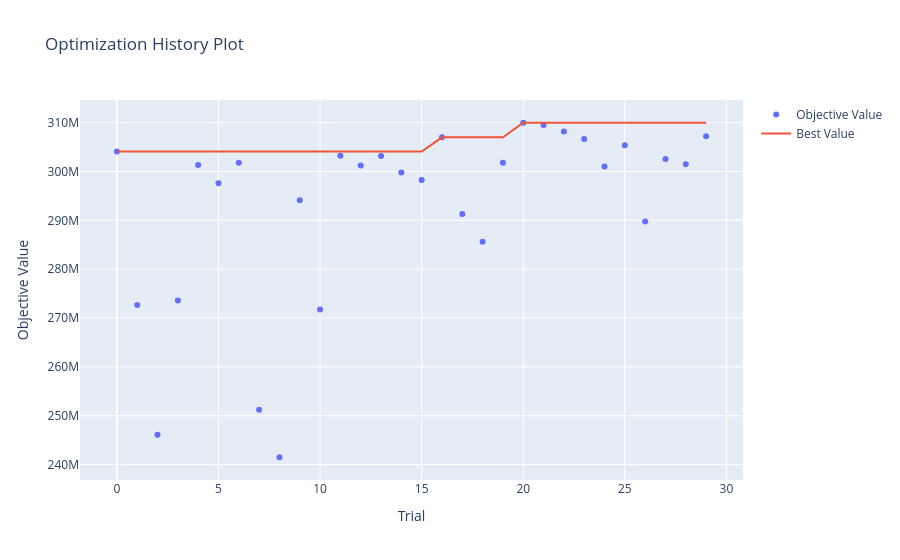
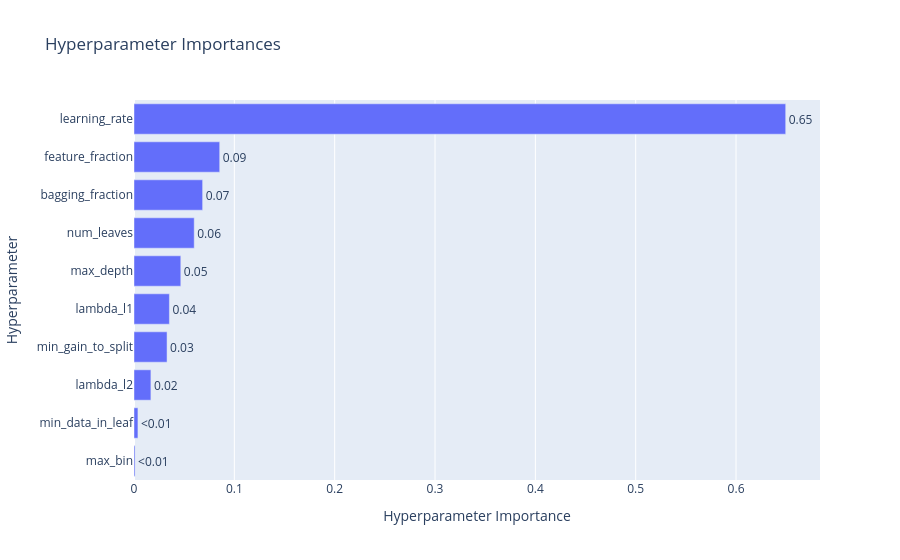
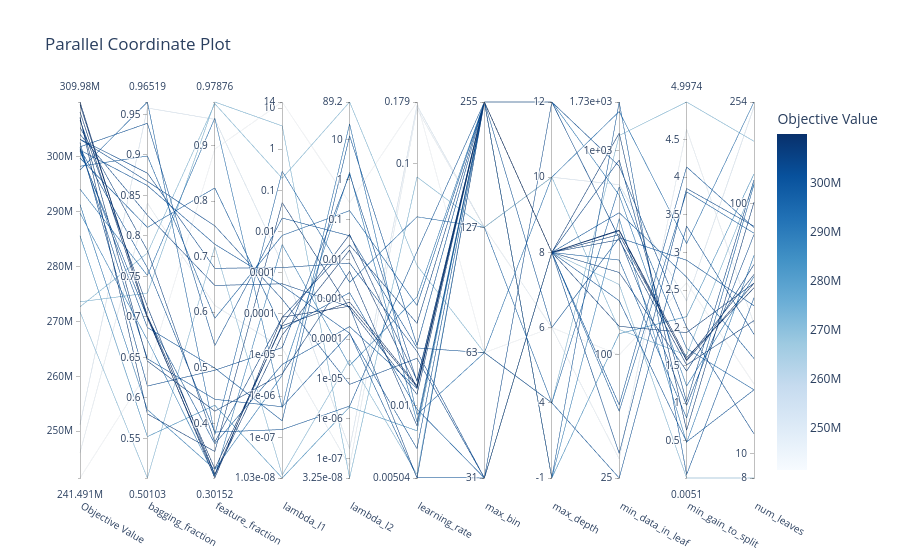
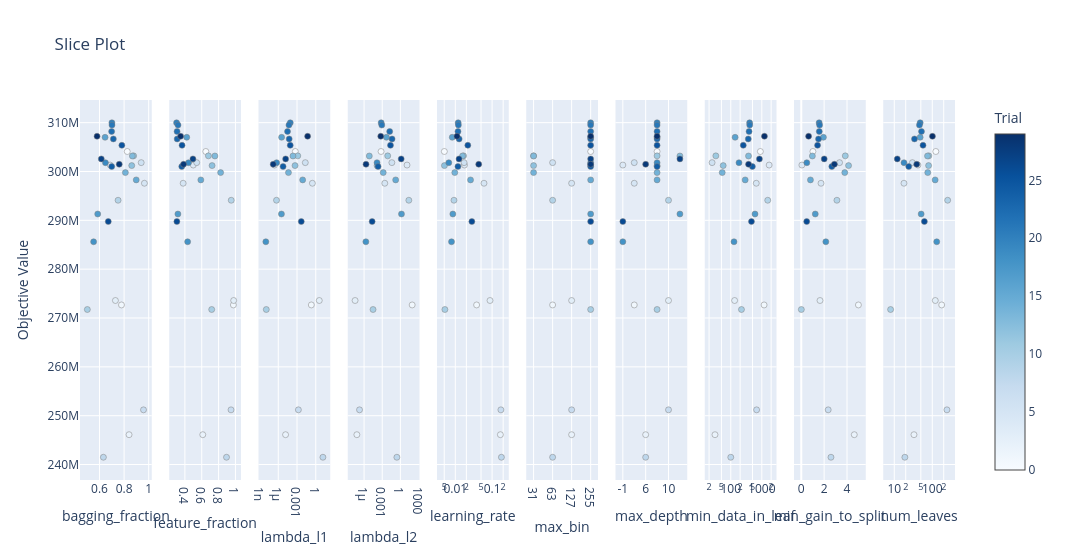

Notebook cell for these charts, in order:
### Markdown cell above
El bloque de anclaje aporta señal, aunque la mejora es moderada:
- Ganancia: 301,64 M → 305,84 M
- Mejora: +4,20 M (+1,39%)
- Mejora promedio positiva en mayo y junio.
- Resultado positivo en 7 de las 10 combinaciones mes-semilla.
- En 3 combinaciones empeoró, por lo que no es una mejora totalmente estable.
- El AUC también mejoró ligeramente en ambos meses.
Decisión: conservar provisionalmente las 13 features. Más adelante haremos una ablación para comprobar que sigan aportando cuando existan lags y otros agregados.
Quedan dos referencias:
- Baseline original: 301,64 M
- Modelo acumulado con anclaje: 305,84 M
El próximo bloque será tarjetas consolidadas: sumar Visa y Master correctamente y construir utilización, holgura, consumo relativo, transacciones totales y principalidad Visa. Primero lo construiremos y auditaremos, sin mezclar pesos con dólares ni usar todavía mpagado.

### Code cell
from optuna.visualization import (
    plot_optimization_history,
    plot_param_importances,
    plot_parallel_coordinate,
    plot_slice,
)

plot_optimization_history(study_base_v3).show()
plot_param_importances(study_base_v3).show()
plot_parallel_coordinate(study_base_v3).show()
plot_slice(study_base_v3).show()

### Figure 1 — Plotly figure (JSON) as saved in the notebook; plotly's stock layout.template omitted (floating-point values rounded to 4 significant figures)
{"data": [{"mode": "markers", "name": "Objective Value", "type": "scatter", "x": [0, 1, 2, 3, 4, 5, 6, 7, 8, 9, 10, 11, 12, 13, 14, 15, 16, 17, 18, 19, 20, 21, 22, 23, 24, 25, 26, 27, 28, 29], "y": [304095000, 272676250, 246111250, 273583750, 301317500, 297591250, 301812500, 251198750, 241491250, 294112500, 271741250, 303201250, 301207500, 303173750, 299777500, 298278750, 306996250, 291293750, 285615000, 301798750, 309980000, 309498750, 308192500, 306666250, 301015000, 305360000, 289753750, 302582500, 301482500, 307216250]}, {"mode": "lines", "name": "Best Value", "type": "scatter", "x": [0, 1, 2, 3, 4, 5, 6, 7, 8, 9, 10, 11, 12, 13, 14, 15, 16, 17, 18, 19, 20, 21, 22, 23, 24, 25, 26, 27, 28, 29], "y": [304095000, 304095000, 304095000, 304095000, 304095000, 304095000, 304095000, 304095000, 304095000, 304095000, 304095000, 304095000, 304095000, 304095000, 304095000, 304095000, 306996250, 306996250, 306996250, 306996250, 309980000, 309980000, 309980000, 309980000, 309980000, 309980000, 309980000, 309980000, 309980000, 309980000]}, {"marker": {"color": "#cccccc"}, "mode": "markers", "name": "Infeasible Trial", "showlegend": false, "type": "scatter", "x": [], "y": []}], "layout": {"title": {"text": "Optimization History Plot"}, "xaxis": {"title": {"text": "Trial"}}, "yaxis": {"title": {"text": "Objective Value"}}}}

### Figure 2 — Plotly figure (JSON) as saved in the notebook; plotly's stock layout.template omitted (floating-point values rounded to 4 significant figures)
{"data": [{"cliponaxis": false, "hovertemplate": ["max_bin (CategoricalDistribution): 0.0010458714541996324<extra></extra>", "min_data_in_leaf (IntDistribution): 0.003924310296163276<extra></extra>", "lambda_l2 (FloatDistribution): 0.016839373040719544<extra></extra>", "min_gain_to_split (FloatDistribution): 0.032939782279816913<extra></extra>", "lambda_l1 (FloatDistribution): 0.03527713005138022<extra></extra>", "max_depth (CategoricalDistribution): 0.0466385448582589<extra></extra>", "num_leaves (IntDistribution): 0.060022659622184955<extra></extra>", "bagging_fraction (FloatDistribution): 0.06840907553070161<extra></extra>", "feature_fraction (FloatDistribution): 0.08540609971117444<extra></extra>", "learning_rate (FloatDistribution): 0.6494971531554004<extra></extra>"], "name": "Objective Value", "orientation": "h", "text": ["<0.01", "<0.01", "0.02", "0.03", "0.04", "0.05", "0.06", "0.07", "0.09", "0.65"], "textposition": "outside", "type": "bar", "x": [0.001046, 0.003924, 0.01684, 0.03294, 0.03528, 0.04664, 0.06002, 0.06841, 0.08541, 0.6495], "y": ["max_bin", "min_data_in_leaf", "lambda_l2", "min_gain_to_split", "lambda_l1", "max_depth", "num_leaves", "bagging_fraction", "feature_fraction", "learning_rate"]}], "layout": {"title": {"text": "Hyperparameter Importances"}, "xaxis": {"title": {"text": "Hyperparameter Importance"}}, "yaxis": {"title": {"text": "Hyperparameter"}}}}

### Figure 3 — Plotly figure (JSON) as saved in the notebook; plotly's stock layout.template omitted (floating-point values rounded to 4 significant figures)
{"data": [{"dimensions": [{"label": "Objective Value", "range": [241491250, 309980000], "values": [303201250, 301207500, 299777500, 303173750, 272676250, 301812500, 241491250, 294112500, 297591250, 246111250, 273583750, 251198750, 301317500, 285615000, 289753750, 301482500, 304095000, 271741250, 298278750, 306996250, 301798750, 309980000, 309498750, 308192500, 306666250, 301015000, 305360000, 307216250, 291293750, 302582500]}, {"label": "bagging_fraction", "range": [0.501, 0.9652], "values": [0.8774, 0.862, 0.8104, 0.8672, 0.7787, 0.939, 0.6316, 0.751, 0.9652, 0.8404, 0.7293, 0.9578, 0.6867, 0.5521, 0.6713, 0.7605, 0.8255, 0.501, 0.8985, 0.6453, 0.6482, 0.7007, 0.7014, 0.6984, 0.7126, 0.6992, 0.7819, 0.5801, 0.5854, 0.6145]}, {"label": "feature_fraction", "range": [0.3015, 0.9788], "values": [0.6792, 0.7226, 0.824, 0.7557, 0.9757, 0.54, 0.8939, 0.9497, 0.3795, 0.6123, 0.9788, 0.9475, 0.4995, 0.4326, 0.305, 0.3843, 0.6483, 0.7181, 0.5892, 0.4219, 0.4433, 0.3015, 0.3183, 0.3071, 0.3083, 0.3631, 0.3664, 0.3493, 0.3171, 0.4956]}, {"label": "lambda_l1", "range": [-7.986, 1.147], "ticktext": ["1.03e-08", "1e-07", "1e-06", "1e-05", "0.0001", "0.001", "0.01", "0.1", "1", "10", "14"], "tickvals": [-7.986, -7, -6, -5, -4, -3, -2, -1, 0, 1, 1.147], "values": [-2.875, -3.313, -4.366, -3.645, -0.7064, -1.671, 1.147, -6.279, -0.5362, -4.828, 0.5659, -2.778, -6.598, -7.986, -2.316, -6.81, -3.268, -7.913, -2.094, -5.459, -6.256, -4.08, -4.288, -4.515, -4.25, -5.227, -4.083, -1.298, -5.49, -4.818]}, {"label": "lambda_l2", "range": [-7.488, 1.951], "ticktext": ["3.25e-08", "1e-07", "1e-06", "1e-05", "0.0001", "0.001", "0.01", "0.1", "1", "10", "89.2"], "tickvals": [-7.488, -7, -6, -5, -4, -3, -2, -1, 0, 1, 1.951], "values": [-2.093, -3.853, -2.836, -5.138, 1.951, -1.408, -0.579, 1.401, -2.576, -7.194, -7.488, -6.753, 1.102, -5.705, -4.666, -5.682, -3.19, -4.52, -0.7768, -2.3, -3.861, -3.174, -3.072, -1.767, -1.372, -3.687, -1.637, -3.239, 0.1831, 0.1341]}, {"label": "learning_rate", "range": [-2.298, -0.7469], "ticktext": ["0.00504", "0.01", "0.1", "0.179"], "tickvals": [-2.298, -2, -1, -0.7469], "values": [-1.776, -2.295, -2.014, -1.804, -1.421, -1.761, -0.7469, -2.036, -1.22, -0.7748, -1.056, -0.761, -1.751, -2.103, -1.55, -1.363, -2.298, -2.282, -1.586, -2.083, -2.177, -1.922, -1.917, -1.927, -1.895, -1.928, -1.66, -1.953, -2.067, -1.899]}, {"label": "max_bin", "range": [0, 3], "ticktext": ["31", "63", "127", "255"], "tickvals": [0, 1, 2, 3], "values": [0, 0, 0, 0, 1, 1, 1, 1, 2, 2, 2, 2, 3, 3, 3, 3, 3, 3, 3, 3, 3, 3, 3, 3, 3, 3, 3, 3, 3, 3]}, {"label": "max_depth", "range": [0, 5], "ticktext": ["-1", "4", "6", "8", "10", "12"], "tickvals": [0, 1, 2, 3, 4, 5], "values": [3, 3, 3, 5, 1, 1, 2, 4, 1, 2, 4, 4, 0, 0, 0, 2, 3, 3, 3, 3, 3, 3, 3, 3, 3, 3, 3, 3, 5, 5]}, {"label": "min_data_in_leaf", "range": [1.398, 3.237], "ticktext": ["25", "100", "1e+03", "1.73e+03"], "tickvals": [1.398, 2, 3, 3.237], "values": [1.519, 1.756, 1.724, 2.572, 3.073, 1.398, 2, 3.191, 2.822, 1.491, 2.124, 2.833, 3.237, 2.104, 2.667, 2.573, 2.953, 2.344, 2.464, 2.14, 2.265, 2.607, 2.611, 2.589, 2.563, 2.695, 2.403, 3.084, 2.781, 2.923]}, {"label": "min_gain_to_split", "range": [0.005149, 4.997], "values": [3.85, 4.136, 3.804, 0.9696, 4.997, 3.349, 2.596, 3.117, 1.726, 4.635, 1.638, 2.355, 0.05081, 2.148, 0.4752, 2.897, 1.018, 0.005149, 0.8026, 1.936, 0.4848, 1.561, 1.603, 1.574, 1.507, 2.672, 1.424, 0.6401, 1.225, 2.006]}, {"label": "num_leaves", "range": [0.9031, 2.405], "ticktext": ["8", "10", "100", "254"], "tickvals": [0.9031, 1, 2, 2.405], "values": [1.908, 1.903, 1.881, 1.875, 2.248, 1.477, 1.279, 2.405, 1.255, 1.519, 2.079, 2.386, 1.623, 2.117, 1.792, 1.591, 2.093, 0.9031, 2.076, 1.681, 1.255, 1.681, 1.663, 1.716, 1.531, 1.38, 1.756, 2.004, 1.708, 1.079]}], "labelangle": 30, "labelside": "bottom", "line": {"color": [303201250, 301207500, 299777500, 303173750, 272676250, 301812500, 241491250, 294112500, 297591250, 246111250, 273583750, 251198750, 301317500, 285615000, 289753750, 301482500, 304095000, 271741250, 298278750, 306996250, 301798750, 309980000, 309498750, 308192500, 306666250, 301015000, 305360000, 307216250, 291293750, 302582500], "colorbar": {"title": {"text": "Objective Value"}}, "colorscale": [[0, "rgb(247,251,255)"], [0.125, "rgb(222,235,247)"], [0.25, "rgb(198,219,239)"], [0.375, "rgb(158,202,225)"], [0.5, "rgb(107,174,214)"], [0.625, "rgb(66,146,198)"], [0.75, "rgb(33,113,181)"], [0.875, "rgb(8,81,156)"], [1, "rgb(8,48,107)"]], "reversescale": false, "showscale": true}, "type": "parcoords"}], "layout": {"title": {"text": "Parallel Coordinate Plot"}}}

### Figure 4 — Plotly figure (JSON) as saved in the notebook; plotly's stock layout.template omitted (floating-point values rounded to 4 significant figures)
{"data": [{"marker": {"color": [0, 1, 2, 3, 4, 5, 6, 7, 8, 9, 10, 11, 12, 13, 14, 15, 16, 17, 18, 19, 20, 21, 22, 23, 24, 25, 26, 27, 28, 29], "colorbar": {"title": {"text": "Trial"}, "x": 1, "xpad": 40}, "colorscale": [[0, "rgb(247,251,255)"], [0.125, "rgb(222,235,247)"], [0.25, "rgb(198,219,239)"], [0.375, "rgb(158,202,225)"], [0.5, "rgb(107,174,214)"], [0.625, "rgb(66,146,198)"], [0.75, "rgb(33,113,181)"], [0.875, "rgb(8,81,156)"], [1, "rgb(8,48,107)"]], "line": {"color": "Grey", "width": 0.5}, "showscale": true}, "mode": "markers", "name": "Feasible Trial", "showlegend": false, "type": "scatter", "x": [0.8255, 0.7787, 0.8404, 0.7293, 0.6867, 0.9652, 0.939, 0.9578, 0.6316, 0.751, 0.501, 0.8774, 0.862, 0.8672, 0.8104, 0.8985, 0.6453, 0.5854, 0.5521, 0.6482, 0.7007, 0.7014, 0.6984, 0.7126, 0.6992, 0.7819, 0.6713, 0.6145, 0.7605, 0.5801], "xaxis": "x", "y": [304095000, 272676250, 246111250, 273583750, 301317500, 297591250, 301812500, 251198750, 241491250, 294112500, 271741250, 303201250, 301207500, 303173750, 299777500, 298278750, 306996250, 291293750, 285615000, 301798750, 309980000, 309498750, 308192500, 306666250, 301015000, 305360000, 289753750, 302582500, 301482500, 307216250], "yaxis": "y"}, {"marker": {"color": [0, 1, 2, 3, 4, 5, 6, 7, 8, 9, 10, 11, 12, 13, 14, 15, 16, 17, 18, 19, 20, 21, 22, 23, 24, 25, 26, 27, 28, 29], "colorbar": {"title": {"text": "Trial"}, "x": 1, "xpad": 40}, "colorscale": [[0, "rgb(247,251,255)"], [0.125, "rgb(222,235,247)"], [0.25, "rgb(198,219,239)"], [0.375, "rgb(158,202,225)"], [0.5, "rgb(107,174,214)"], [0.625, "rgb(66,146,198)"], [0.75, "rgb(33,113,181)"], [0.875, "rgb(8,81,156)"], [1, "rgb(8,48,107)"]], "line": {"color": "Grey", "width": 0.5}, "showscale": false}, "mode": "markers", "name": "Feasible Trial", "showlegend": false, "type": "scatter", "x": [0.6483, 0.9757, 0.6123, 0.9788, 0.4995, 0.3795, 0.54, 0.9475, 0.8939, 0.9497, 0.7181, 0.6792, 0.7226, 0.7557, 0.824, 0.5892, 0.4219, 0.3171, 0.4326, 0.4433, 0.3015, 0.3183, 0.3071, 0.3083, 0.3631, 0.3664, 0.305, 0.4956, 0.3843, 0.3493], "xaxis": "x2", "y": [304095000, 272676250, 246111250, 273583750, 301317500, 297591250, 301812500, 251198750, 241491250, 294112500, 271741250, 303201250, 301207500, 303173750, 299777500, 298278750, 306996250, 291293750, 285615000, 301798750, 309980000, 309498750, 308192500, 306666250, 301015000, 305360000, 289753750, 302582500, 301482500, 307216250], "yaxis": "y2"}, {"marker": {"color": [0, 1, 2, 3, 4, 5, 6, 7, 8, 9, 10, 11, 12, 13, 14, 15, 16, 17, 18, 19, 20, 21, 22, 23, 24, 25, 26, 27, 28, 29], "colorbar": {"title": {"text": "Trial"}, "x": 1, "xpad": 40}, "colorscale": [[0, "rgb(247,251,255)"], [0.125, "rgb(222,235,247)"], [0.25, "rgb(198,219,239)"], [0.375, "rgb(158,202,225)"], [0.5, "rgb(107,174,214)"], [0.625, "rgb(66,146,198)"], [0.75, "rgb(33,113,181)"], [0.875, "rgb(8,81,156)"], [1, "rgb(8,48,107)"]], "line": {"color": "Grey", "width": 0.5}, "showscale": false}, "mode": "markers", "name": "Feasible Trial", "showlegend": false, "type": "scatter", "x": [0.000539, 0.1966, 1.486e-05, 3.68, 2.523e-07, 0.291, 0.02132, 0.001666, 14.02, 5.263e-07, 1.221e-08, 0.001335, 0.0004867, 0.0002263, 4.307e-05, 0.008054, 3.477e-06, 3.234e-06, 1.032e-08, 5.548e-07, 8.32e-05, 5.148e-05, 3.054e-05, 5.619e-05, 5.932e-06, 8.256e-05, 0.004826, 1.522e-05, 1.55e-07, 0.05035], "xaxis": "x3", "y": [304095000, 272676250, 246111250, 273583750, 301317500, 297591250, 301812500, 251198750, 241491250, 294112500, 271741250, 303201250, 301207500, 303173750, 299777500, 298278750, 306996250, 291293750, 285615000, 301798750, 309980000, 309498750, 308192500, 306666250, 301015000, 305360000, 289753750, 302582500, 301482500, 307216250], "yaxis": "y3"}, {"marker": {"color": [0, 1, 2, 3, 4, 5, 6, 7, 8, 9, 10, 11, 12, 13, 14, 15, 16, 17, 18, 19, 20, 21, 22, 23, 24, 25, 26, 27, 28, 29], "colorbar": {"title": {"text": "Trial"}, "x": 1, "xpad": 40}, "colorscale": [[0, "rgb(247,251,255)"], [0.125, "rgb(222,235,247)"], [0.25, "rgb(198,219,239)"], [0.375, "rgb(158,202,225)"], [0.5, "rgb(107,174,214)"], [0.625, "rgb(66,146,198)"], [0.75, "rgb(33,113,181)"], [0.875, "rgb(8,81,156)"], [1, "rgb(8,48,107)"]], "line": {"color": "Grey", "width": 0.5}, "showscale": false}, "mode": "markers", "name": "Feasible Trial", "showlegend": false, "type": "scatter", "x": [0.0006451, 89.24, 6.397e-08, 3.252e-08, 12.63, 0.002655, 0.0391, 1.764e-07, 0.2636, 25.16, 3.023e-05, 0.008071, 0.0001402, 7.286e-06, 0.001458, 0.1672, 0.005008, 1.524, 1.974e-06, 0.0001377, 0.0006697, 0.0008471, 0.01711, 0.04242, 0.0002056, 0.02304, 2.158e-05, 1.362, 2.08e-06, 0.0005766], "xaxis": "x4", "y": [304095000, 272676250, 246111250, 273583750, 301317500, 297591250, 301812500, 251198750, 241491250, 294112500, 271741250, 303201250, 301207500, 303173750, 299777500, 298278750, 306996250, 291293750, 285615000, 301798750, 309980000, 309498750, 308192500, 306666250, 301015000, 305360000, 289753750, 302582500, 301482500, 307216250], "yaxis": "y4"}, {"marker": {"color": [0, 1, 2, 3, 4, 5, 6, 7, 8, 9, 10, 11, 12, 13, 14, 15, 16, 17, 18, 19, 20, 21, 22, 23, 24, 25, 26, 27, 28, 29], "colorbar": {"title": {"text": "Trial"}, "x": 1, "xpad": 40}, "colorscale": [[0, "rgb(247,251,255)"], [0.125, "rgb(222,235,247)"], [0.25, "rgb(198,219,239)"], [0.375, "rgb(158,202,225)"], [0.5, "rgb(107,174,214)"], [0.625, "rgb(66,146,198)"], [0.75, "rgb(33,113,181)"], [0.875, "rgb(8,81,156)"], [1, "rgb(8,48,107)"]], "line": {"color": "Grey", "width": 0.5}, "showscale": false}, "mode": "markers", "name": "Feasible Trial", "showlegend": false, "type": "scatter", "x": [0.005037, 0.03792, 0.168, 0.08783, 0.01776, 0.0602, 0.01732, 0.1734, 0.1791, 0.009209, 0.005219, 0.01675, 0.005073, 0.01571, 0.009684, 0.02595, 0.008269, 0.008574, 0.007887, 0.006655, 0.01197, 0.01212, 0.01183, 0.01273, 0.0118, 0.02188, 0.02817, 0.01262, 0.04332, 0.01115], "xaxis": "x5", "y": [304095000, 272676250, 246111250, 273583750, 301317500, 297591250, 301812500, 251198750, 241491250, 294112500, 271741250, 303201250, 301207500, 303173750, 299777500, 298278750, 306996250, 291293750, 285615000, 301798750, 309980000, 309498750, 308192500, 306666250, 301015000, 305360000, 289753750, 302582500, 301482500, 307216250], "yaxis": "y5"}, {"marker": {"color": [11, 12, 13, 14, 1, 6, 8, 9, 2, 3, 5, 7, 0, 4, 10, 15, 16, 17, 18, 19, 20, 21, 22, 23, 24, 25, 26, 27, 28, 29], "colorbar": {"title": {"text": "Trial"}, "x": 1, "xpad": 40}, "colorscale": [[0, "rgb(247,251,255)"], [0.125, "rgb(222,235,247)"], [0.25, "rgb(198,219,239)"], [0.375, "rgb(158,202,225)"], [0.5, "rgb(107,174,214)"], [0.625, "rgb(66,146,198)"], [0.75, "rgb(33,113,181)"], [0.875, "rgb(8,81,156)"], [1, "rgb(8,48,107)"]], "line": {"color": "Grey", "width": 0.5}, "showscale": false}, "mode": "markers", "name": "Feasible Trial", "showlegend": false, "type": "scatter", "x": ["31", "31", "31", "31", "63", "63", "63", "63", "127", "127", "127", "127", "255", "255", "255", "255", "255", "255", "255", "255", "255", "255", "255", "255", "255", "255", "255", "255", "255", "255"], "xaxis": "x6", "y": [303201250, 301207500, 303173750, 299777500, 272676250, 301812500, 241491250, 294112500, 246111250, 273583750, 297591250, 251198750, 304095000, 301317500, 271741250, 298278750, 306996250, 291293750, 285615000, 301798750, 309980000, 309498750, 308192500, 306666250, 301015000, 305360000, 289753750, 302582500, 301482500, 307216250], "yaxis": "y6"}, {"marker": {"color": [4, 18, 26, 1, 5, 6, 2, 8, 28, 0, 10, 11, 12, 14, 15, 16, 19, 20, 21, 22, 23, 24, 25, 29, 3, 7, 9, 13, 17, 27], "colorbar": {"title": {"text": "Trial"}, "x": 1, "xpad": 40}, "colorscale": [[0, "rgb(247,251,255)"], [0.125, "rgb(222,235,247)"], [0.25, "rgb(198,219,239)"], [0.375, "rgb(158,202,225)"], [0.5, "rgb(107,174,214)"], [0.625, "rgb(66,146,198)"], [0.75, "rgb(33,113,181)"], [0.875, "rgb(8,81,156)"], [1, "rgb(8,48,107)"]], "line": {"color": "Grey", "width": 0.5}, "showscale": false}, "mode": "markers", "name": "Feasible Trial", "showlegend": false, "type": "scatter", "x": ["-1", "-1", "-1", "4", "4", "4", "6", "6", "6", "8", "8", "8", "8", "8", "8", "8", "8", "8", "8", "8", "8", "8", "8", "8", "10", "10", "10", "12", "12", "12"], "xaxis": "x7", "y": [301317500, 285615000, 289753750, 272676250, 297591250, 301812500, 246111250, 241491250, 301482500, 304095000, 271741250, 303201250, 301207500, 299777500, 298278750, 306996250, 301798750, 309980000, 309498750, 308192500, 306666250, 301015000, 305360000, 307216250, 273583750, 251198750, 294112500, 303173750, 291293750, 302582500], "yaxis": "y7"}, {"marker": {"color": [0, 1, 2, 3, 4, 5, 6, 7, 8, 9, 10, 11, 12, 13, 14, 15, 16, 17, 18, 19, 20, 21, 22, 23, 24, 25, 26, 27, 28, 29], "colorbar": {"title": {"text": "Trial"}, "x": 1, "xpad": 40}, "colorscale": [[0, "rgb(247,251,255)"], [0.125, "rgb(222,235,247)"], [0.25, "rgb(198,219,239)"], [0.375, "rgb(158,202,225)"], [0.5, "rgb(107,174,214)"], [0.625, "rgb(66,146,198)"], [0.75, "rgb(33,113,181)"], [0.875, "rgb(8,81,156)"], [1, "rgb(8,48,107)"]], "line": {"color": "Grey", "width": 0.5}, "showscale": false}, "mode": "markers", "name": "Feasible Trial", "showlegend": false, "type": "scatter", "x": [898, 1184, 31, 133, 1726, 663, 25, 680, 100, 1552, 221, 33, 57, 373, 53, 291, 138, 604, 127, 184, 405, 408, 388, 366, 496, 253, 464, 838, 374, 1214], "xaxis": "x8", "y": [304095000, 272676250, 246111250, 273583750, 301317500, 297591250, 301812500, 251198750, 241491250, 294112500, 271741250, 303201250, 301207500, 303173750, 299777500, 298278750, 306996250, 291293750, 285615000, 301798750, 309980000, 309498750, 308192500, 306666250, 301015000, 305360000, 289753750, 302582500, 301482500, 307216250], "yaxis": "y8"}, {"marker": {"color": [0, 1, 2, 3, 4, 5, 6, 7, 8, 9, 10, 11, 12, 13, 14, 15, 16, 17, 18, 19, 20, 21, 22, 23, 24, 25, 26, 27, 28, 29], "colorbar": {"title": {"text": "Trial"}, "x": 1, "xpad": 40}, "colorscale": [[0, "rgb(247,251,255)"], [0.125, "rgb(222,235,247)"], [0.25, "rgb(198,219,239)"], [0.375, "rgb(158,202,225)"], [0.5, "rgb(107,174,214)"], [0.625, "rgb(66,146,198)"], [0.75, "rgb(33,113,181)"], [0.875, "rgb(8,81,156)"], [1, "rgb(8,48,107)"]], "line": {"color": "Grey", "width": 0.5}, "showscale": false}, "mode": "markers", "name": "Feasible Trial", "showlegend": false, "type": "scatter", "x": [1.018, 4.997, 4.635, 1.638, 0.05081, 1.726, 3.349, 2.355, 2.596, 3.117, 0.005149, 3.85, 4.136, 0.9696, 3.804, 0.8026, 1.936, 1.225, 2.148, 0.4848, 1.561, 1.603, 1.574, 1.507, 2.672, 1.424, 0.4752, 2.006, 2.897, 0.6401], "xaxis": "x9", "y": [304095000, 272676250, 246111250, 273583750, 301317500, 297591250, 301812500, 251198750, 241491250, 294112500, 271741250, 303201250, 301207500, 303173750, 299777500, 298278750, 306996250, 291293750, 285615000, 301798750, 309980000, 309498750, 308192500, 306666250, 301015000, 305360000, 289753750, 302582500, 301482500, 307216250], "yaxis": "y9"}, {"marker": {"color": [0, 1, 2, 3, 4, 5, 6, 7, 8, 9, 10, 11, 12, 13, 14, 15, 16, 17, 18, 19, 20, 21, 22, 23, 24, 25, 26, 27, 28, 29], "colorbar": {"title": {"text": "Trial"}, "x": 1, "xpad": 40}, "colorscale": [[0, "rgb(247,251,255)"], [0.125, "rgb(222,235,247)"], [0.25, "rgb(198,219,239)"], [0.375, "rgb(158,202,225)"], [0.5, "rgb(107,174,214)"], [0.625, "rgb(66,146,198)"], [0.75, "rgb(33,113,181)"], [0.875, "rgb(8,81,156)"], [1, "rgb(8,48,107)"]], "line": {"color": "Grey", "width": 0.5}, "showscale": false}, "mode": "markers", "name": "Feasible Trial", "showlegend": false, "type": "scatter", "x": [124, 177, 33, 120, 42, 18, 30, 243, 19, 254, 8, 81, 80, 75, 76, 119, 48, 51, 131, 18, 48, 46, 52, 34, 24, 57, 62, 12, 39, 101], "xaxis": "x10", "y": [304095000, 272676250, 246111250, 273583750, 301317500, 297591250, 301812500, 251198750, 241491250, 294112500, 271741250, 303201250, 301207500, 303173750, 299777500, 298278750, 306996250, 291293750, 285615000, 301798750, 309980000, 309498750, 308192500, 306666250, 301015000, 305360000, 289753750, 302582500, 301482500, 307216250], "yaxis": "y10"}], "layout": {"title": {"text": "Slice Plot"}, "width": 3000, "xaxis": {"anchor": "y", "domain": [0, 0.082], "title": {"text": "bagging_fraction"}}, "xaxis10": {"anchor": "y10", "domain": [0.918, 1.0], "title": {"text": "num_leaves"}, "type": "log"}, "xaxis2": {"anchor": "y2", "domain": [0.102, 0.184], "title": {"text": "feature_fraction"}}, "xaxis3": {"anchor": "y3", "domain": [0.204, 0.286], "title": {"text": "lambda_l1"}, "type": "log"}, "xaxis4": {"anchor": "y4", "domain": [0.306, 0.388], "title": {"text": "lambda_l2"}, "type": "log"}, "xaxis5": {"anchor": "y5", "domain": [0.408, 0.49], "title": {"text": "learning_rate"}, "type": "log"}, "xaxis6": {"anchor": "y6", "categoryarray": ["31", "63", "127", "255"], "categoryorder": "array", "domain": [0.51, 0.592], "title": {"text": "max_bin"}, "type": "category"}, "xaxis7": {"anchor": "y7", "categoryarray": ["-1", "4", "6", "8", "10", "12"], "categoryorder": "array", "domain": [0.612, 0.694], "title": {"text": "max_depth"}, "type": "category"}, "xaxis8": {"anchor": "y8", "domain": [0.714, 0.796], "title": {"text": "min_data_in_leaf"}, "type": "log"}, "xaxis9": {"anchor": "y9", "domain": [0.816, 0.898], "title": {"text": "min_gain_to_split"}}, "yaxis": {"anchor": "x", "domain": [0, 1], "title": {"text": "Objective Value"}}, "yaxis10": {"anchor": "x10", "domain": [0, 1], "matches": "y", "showticklabels": false}, "yaxis2": {"anchor": "x2", "domain": [0, 1], "matches": "y", "showticklabels": false}, "yaxis3": {"anchor": "x3", "domain": [0, 1], "matches": "y", "showticklabels": false}, "yaxis4": {"anchor": "x4", "domain": [0, 1], "matches": "y", "showticklabels": false}, "yaxis5": {"anchor": "x5", "domain": [0, 1], "matches": "y", "showticklabels": false}, "yaxis6": {"anchor": "x6", "domain": [0, 1], "matches": "y", "showticklabels": false}, "yaxis7": {"anchor": "x7", "domain": [0, 1], "matches": "y", "showticklabels": false}, "yaxis8": {"anchor": "x8", "domain": [0, 1], "matches": "y", "showticklabels": false}, "yaxis9": {"anchor": "x9", "domain": [0, 1], "matches": "y", "showticklabels": false}}}
